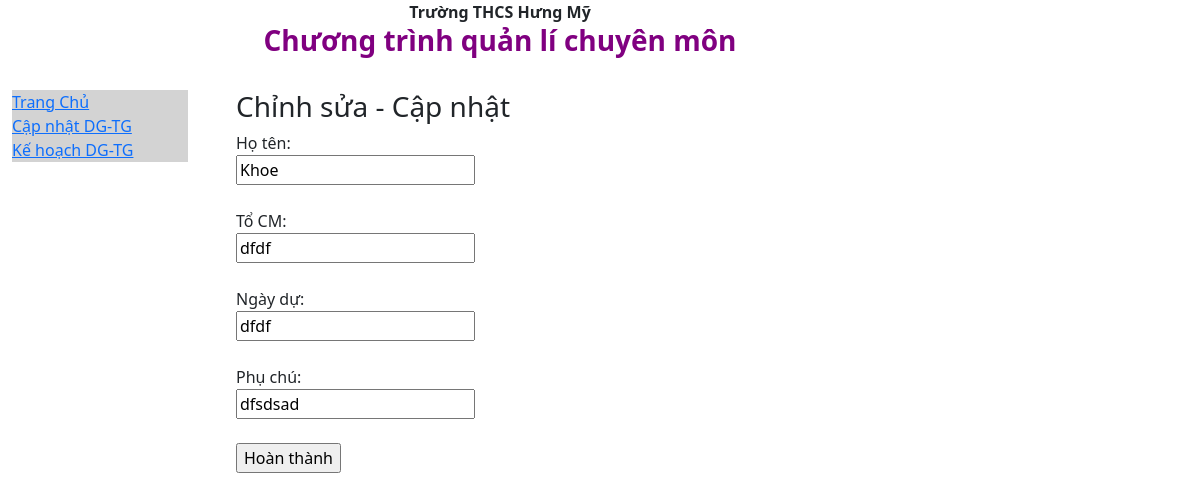
The page /dugio/update/8 on the database its author committed.
### duGio/models.py (models this page shows)
class duGioTable(models.Model):
    hoTen = models.CharField(max_length=255)
    toCM = models.CharField(max_length=50)
    ngayDu = models.CharField(max_length=20)
    phuChu = models.CharField(max_length=255)

### duGio/views.py (the view)
# urls.py: path('dugio/update/<int:id>', views.update, name='update'),
def update(request, id):
  mymember = duGioTable.objects.get(id=id)
  template = loader.get_template('update.html')
  context = {
    'mymember': mymember,
  }
  return HttpResponse(template.render(context, request))

### duGio/templates/update.html (shortened to what this page needs)
{% extends 'Home.html' %}
{% block content %}
<h3>Chỉnh sửa - Cập nhật</h3>
<form action="updaterecord/{{ mymember.id }}" method="post">
Họ tên:<br>
<input name="hoTen" value="{{ mymember.hoTen }}">
<br><br>
Tổ CM:<br>
<input name="toCM" value="{{ mymember.toCM }}">
<br><br>
Ngày dự:<br>
<input name="ngayDu" value="{{ mymember.ngayDu }}">
<br><br>
Phụ chú:<br>
<input name="phuChu" value="{{ mymember.phuChu }}">
<br><br>
<input type="submit" value="Hoàn thành">
</form>
{% endblock %}

### rows shown on the page
duGioTable: hoTen "Khoe", toCM "dfdf", ngayDu "dfdf", phuChu "dfsdsad"
